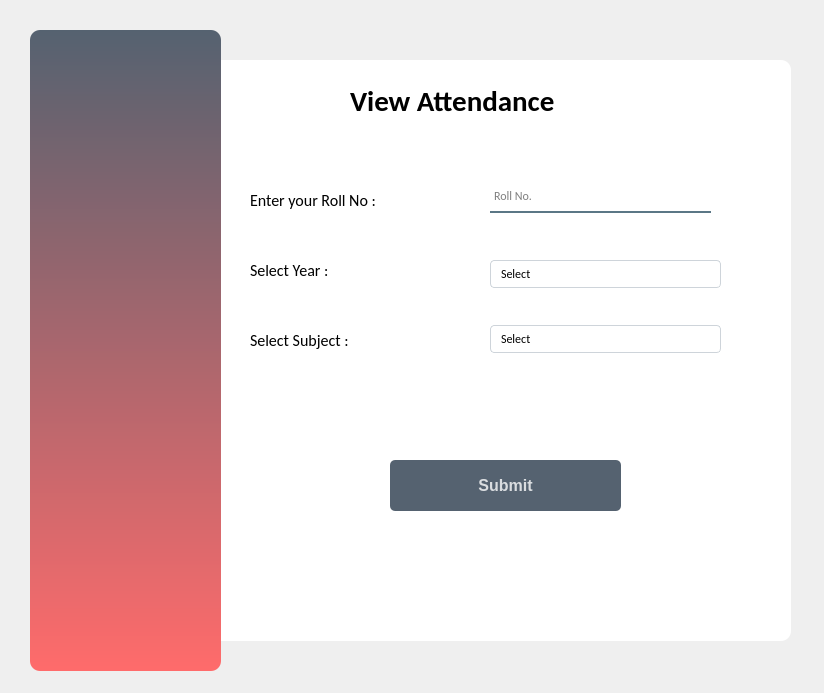
<?xml version="1.0" encoding="UTF-8"?>
<ui version="4.0">
 <class>viewMyAttendance</class>
 <widget class="QDialog" name="viewMyAttendance">
  <property name="geometry">
   <rect>
    <x>0</x>
    <y>0</y>
    <width>824</width>
    <height>693</height>
   </rect>
  </property>
  <property name="windowTitle">
   <string>Dialog</string>
  </property>
  <widget class="QWidget" name="widget" native="true">
   <property name="geometry">
    <rect>
     <x>10</x>
     <y>10</y>
     <width>801</width>
     <height>671</height>
    </rect>
   </property>
   <widget class="QLabel" name="background1">
    <property name="geometry">
     <rect>
      <x>20</x>
      <y>20</y>
      <width>191</width>
      <height>641</height>
     </rect>
    </property>
    <property name="styleSheet">
     <string notr="true">background-color: qlineargradient(spread:pad, x1:1, y2:0, x2:1, y2:1, stop:0 rgba(85, 98, 112, 255), stop:1 rgba(255, 107, 107, 255));
border-radius:10px;</string>
    </property>
    <property name="text">
     <string/>
    </property>
   </widget>
   <widget class="QLabel" name="background2">
    <property name="geometry">
     <rect>
      <x>150</x>
      <y>50</y>
      <width>631</width>
      <height>581</height>
     </rect>
    </property>
    <property name="styleSheet">
     <string notr="true">background-color:#fff;
border-radius:10px;</string>
    </property>
    <property name="text">
     <string/>
    </property>
   </widget>
   <widget class="QLabel" name="lblHeader">
    <property name="geometry">
     <rect>
      <x>340</x>
      <y>60</y>
      <width>271</width>
      <height>61</height>
     </rect>
    </property>
    <property name="font">
     <font>
      <family>Calibri</family>
      <pointsize>22</pointsize>
      <bold>true</bold>
     </font>
    </property>
    <property name="styleSheet">
     <string notr="true">color:black;</string>
    </property>
    <property name="text">
     <string>View Attendance</string>
    </property>
   </widget>
   <widget class="QLabel" name="lblRollNo">
    <property name="geometry">
     <rect>
      <x>240</x>
      <y>180</y>
      <width>181</width>
      <height>20</height>
     </rect>
    </property>
    <property name="font">
     <font>
      <family>Calibri</family>
      <pointsize>12</pointsize>
     </font>
    </property>
    <property name="styleSheet">
     <string notr="true">color:black;</string>
    </property>
    <property name="text">
     <string>Enter your Roll No :</string>
    </property>
   </widget>
   <widget class="QLabel" name="lblLogo">
    <property name="geometry">
     <rect>
      <x>40</x>
      <y>40</y>
      <width>141</width>
      <height>131</height>
     </rect>
    </property>
    <property name="text">
     <string/>
    </property>
    <property name="pixmap">
     <pixmap resource="assets.qrc">:/new/assets/assets/degreehat.png</pixmap>
    </property>
    <property name="scaledContents">
     <bool>true</bool>
    </property>
   </widget>
   <widget class="QLineEdit" name="rollView">
    <property name="geometry">
     <rect>
      <x>480</x>
      <y>175</y>
      <width>221</width>
      <height>28</height>
     </rect>
    </property>
    <property name="font">
     <font>
      <family>Calibri</family>
     </font>
    </property>
    <property name="styleSheet">
     <string notr="true">background-color:rgba(0,0,0,0);
border: 2px solid rgba(0,0,0,0);
border-bottom-color:rgba(46,82,101,200);
color:rgb(0,0,0);
padding-bottom:7px;</string>
    </property>
    <property name="placeholderText">
     <string>Roll No.</string>
    </property>
   </widget>
   <widget class="QLabel" name="lblSelectYear">
    <property name="geometry">
     <rect>
      <x>240</x>
      <y>250</y>
      <width>181</width>
      <height>20</height>
     </rect>
    </property>
    <property name="font">
     <font>
      <family>Calibri</family>
      <pointsize>12</pointsize>
     </font>
    </property>
    <property name="styleSheet">
     <string notr="true">color:black;</string>
    </property>
    <property name="text">
     <string>Select Year :</string>
    </property>
   </widget>
   <widget class="QComboBox" name="yearView">
    <property name="geometry">
     <rect>
      <x>480</x>
      <y>250</y>
      <width>231</width>
      <height>28</height>
     </rect>
    </property>
    <property name="font">
     <font>
      <family>Calibri</family>
     </font>
    </property>
    <property name="styleSheet">
     <string notr="true">QComboBox{
	color:black;
	background-color:white;
	border: 1px solid #ced4da;
	border-radius:4px;
	padding-left: 10px;
}
QComboBox::drop-down{
	border:0px;
}
QComboBox::down-arrow{
	image: url(:/new/assets/assets/downArrow.png);
	width:12px;
	height:12px;
	margin-right: 10px;
}
QComboBox:on{
	border:2px solid red;
}
QComboBox QListView{
	font-size:12px;
	border:1px solid rgba(0,0,0,10%);
	padding:5px;
	background-color: #fff;
	outline: 0px;
}
QComboBox QListView::item{
	padding-left: 10px;
	background-color: #fff;
}
QComboBox QListView::item:hover{
	background-color: #D2122E;
}
QComboBox QListView::item:selected{
	background-color: #D2122E;
}</string>
    </property>
    <item>
     <property name="text">
      <string>Select</string>
     </property>
    </item>
    <item>
     <property name="text">
      <string>SE Comp</string>
     </property>
    </item>
    <item>
     <property name="text">
      <string>TE Comp</string>
     </property>
    </item>
    <item>
     <property name="text">
      <string/>
     </property>
    </item>
   </widget>
   <widget class="QLabel" name="lblSelectSubject">
    <property name="geometry">
     <rect>
      <x>240</x>
      <y>320</y>
      <width>181</width>
      <height>20</height>
     </rect>
    </property>
    <property name="font">
     <font>
      <family>Calibri</family>
      <pointsize>12</pointsize>
     </font>
    </property>
    <property name="styleSheet">
     <string notr="true">color:black;</string>
    </property>
    <property name="text">
     <string>Select Subject :</string>
    </property>
   </widget>
   <widget class="QComboBox" name="subjectView">
    <property name="geometry">
     <rect>
      <x>480</x>
      <y>315</y>
      <width>231</width>
      <height>28</height>
     </rect>
    </property>
    <property name="font">
     <font>
      <family>Calibri</family>
     </font>
    </property>
    <property name="styleSheet">
     <string notr="true">QComboBox{
	color:black;
	background-color:white;
	border: 1px solid #ced4da;
	border-radius:4px;
	padding-left: 10px;
}
QComboBox::drop-down{
	border:0px;
}
QComboBox::down-arrow{
	image: url(:/new/assets/assets/downArrow.png);
	width:12px;
	height:12px;
	margin-right: 10px;
}
QComboBox:on{
	border:2px solid red;
}
QComboBox QListView{
	font-size:12px;
	border:1px solid rgba(0,0,0,10%);
	padding:5px;
	background-color: #fff;
	outline: 0px;
}
QComboBox QListView::item{
	padding-left: 10px;
	background-color: #fff;
}
QComboBox QListView::item:hover{
	background-color: #D2122E;
}
QComboBox QListView::item:selected{
	background-color: #D2122E;
}</string>
    </property>
    <item>
     <property name="text">
      <string>Select</string>
     </property>
    </item>
    <item>
     <property name="text">
      <string/>
     </property>
    </item>
   </widget>
   <widget class="QPushButton" name="pushButton">
    <property name="geometry">
     <rect>
      <x>380</x>
      <y>450</y>
      <width>231</width>
      <height>51</height>
     </rect>
    </property>
    <property name="font">
     <font>
      <pointsize>12</pointsize>
      <bold>true</bold>
     </font>
    </property>
    <property name="styleSheet">
     <string notr="true">QPushButton
{
	background-color:rgba(85,98,112,255);
	color:rgba(255,255,255,200);
	border-radius:5px;
}
QPushButton:pressed
{
	padding-left:5px;
	padding-top:5px;
	background-color:rgba(255,107,107,255);
	background-position:calc(100% -10px)center;
}
QPushButton:hover
{
	background-color:rgba(255,107,107,255);
}</string>
    </property>
    <property name="text">
     <string>Submit</string>
    </property>
    <property name="icon">
     <iconset resource="assets.qrc">
      <normaloff>:/new/assets/assets/degreehat.png</normaloff>:/new/assets/assets/degreehat.png</iconset>
    </property>
   </widget>
   <zorder>background2</zorder>
   <zorder>background1</zorder>
   <zorder>lblHeader</zorder>
   <zorder>lblRollNo</zorder>
   <zorder>lblLogo</zorder>
   <zorder>rollView</zorder>
   <zorder>lblSelectYear</zorder>
   <zorder>yearView</zorder>
   <zorder>lblSelectSubject</zorder>
   <zorder>subjectView</zorder>
   <zorder>pushButton</zorder>
  </widget>
 </widget>
 <resources>
  <include location="assets.qrc"/>
 </resources>
 <connections/>
</ui>
